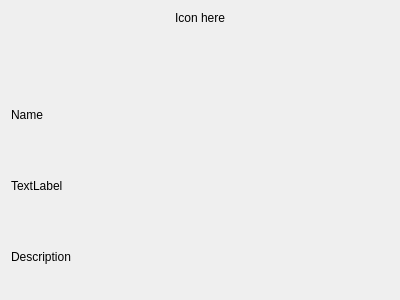
<?xml version="1.0" encoding="UTF-8"?>
<ui version="4.0">
 <class>AboutWindow</class>
 <widget class="QDialog" name="AboutWindow">
  <property name="geometry">
   <rect>
    <x>0</x>
    <y>0</y>
    <width>400</width>
    <height>300</height>
   </rect>
  </property>
  <property name="windowTitle">
   <string>Dialog</string>
  </property>
  <layout class="QVBoxLayout" name="verticalLayout">
   <item>
    <layout class="QHBoxLayout" name="horizontalLayout">
     <item>
      <widget class="QLabel" name="icon">
       <property name="maximumSize">
        <size>
         <width>100</width>
         <height>100</height>
        </size>
       </property>
       <property name="text">
        <string>Icon here</string>
       </property>
       <property name="alignment">
        <set>Qt::AlignHCenter|Qt::AlignTop</set>
       </property>
      </widget>
     </item>
    </layout>
   </item>
   <item>
    <widget class="QLabel" name="appName">
     <property name="text">
      <string>Name</string>
     </property>
    </widget>
   </item>
   <item>
    <widget class="QLabel" name="version">
     <property name="text">
      <string>TextLabel</string>
     </property>
    </widget>
   </item>
   <item>
    <widget class="QLabel" name="description">
     <property name="text">
      <string>Description</string>
     </property>
    </widget>
   </item>
  </layout>
 </widget>
 <resources/>
 <connections/>
</ui>
